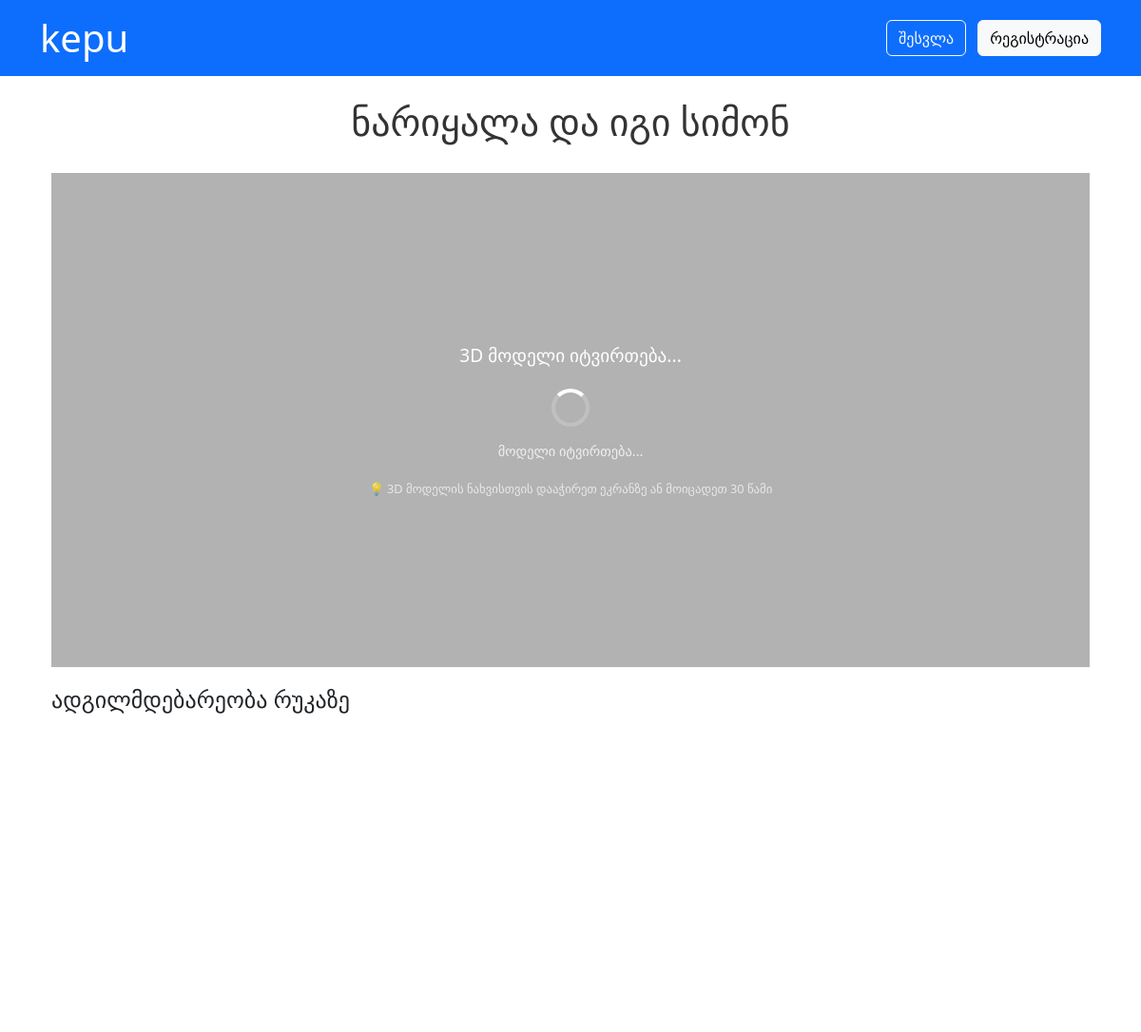
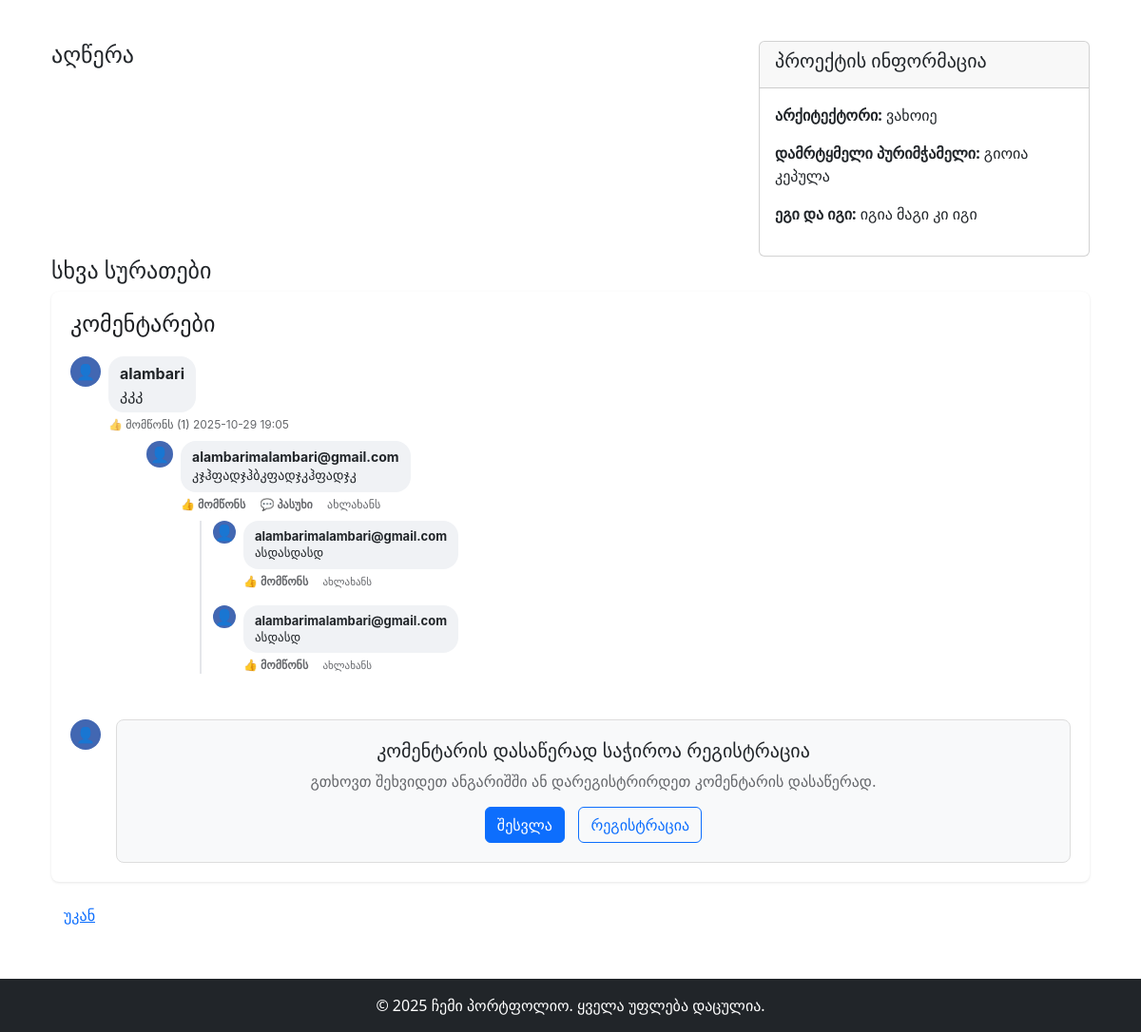
/project/project_2, run on the app's committed database (2 pictures, top to bottom).
### models.py (models this page shows, shortened)
class Comment(db.Model):
    id = db.Column(db.Integer, primary_key=True)
    content = db.Column(db.Text, nullable=False)
    project_id = db.Column(db.String(50), nullable=False)
    user_id = db.Column(db.Integer, db.ForeignKey('user.id'), nullable=False)  # Required for registered users only
    parent_id = db.Column(db.Integer, db.ForeignKey('comment.id'), nullable=True)
    media_url = db.Column(db.String(500), nullable=True)  # Cloudinary URL
    created_at = db.Column(db.DateTime, default=datetime.utcnow)
    replies = db.relationship('Comment', backref=db.backref('parent', remote_side=[id]), lazy=True)
    likes = db.relationship('Like', backref='comment', lazy=True, cascade='all, delete-orphan')
    def get_like_count(self):
        return len(self.likes)

class User(UserMixin, db.Model):
    id = db.Column(db.Integer, primary_key=True)
    name = db.Column(db.String(50), nullable=False)
    email = db.Column(db.String(120), unique=True, nullable=False)
    password_hash = db.Column(db.String(128), nullable=False)
    email_verified = db.Column(db.Boolean, default=False, nullable=False)
    verification_token = db.Column(db.String(100), nullable=True)
    reset_token = db.Column(db.String(100), nullable=True)
    reset_token_expires = db.Column(db.DateTime, nullable=True)
    created_at = db.Column(db.DateTime, default=datetime.utcnow)
    is_active = db.Column(db.Boolean, default=True)
    comments = db.relationship('Comment', backref='author', lazy=True)

### app.py (the view)
@app.route('/project/<project_id>')
def project_detail(project_id):
    projects = load_projects()
    project = next((p for p in projects if p['id'] == project_id), None)
    if not project:
        return 'Project not found', 404
    comments = Comment.query.filter_by(project_id=project_id, parent_id=None).order_by(Comment.created_at.desc()).all()
    description = ''
    desc_path = os.path.join('projects', project['folder'], 'description.txt')
    if os.path.exists(desc_path):
        with open(desc_path, 'r', encoding='utf-8') as f:
            description = clean_description(f.read())
    return render_template('project_detail.html', project=project, comments=comments, description=description)

### app.py (called while the page is built)
def load_projects():
    if os.path.exists(PROJECTS_JSON):
        with open(PROJECTS_JSON, 'r', encoding='utf-8') as f:
            return json.load(f)
    return []

### templates/project_detail.html (shortened to what this page needs)
{% extends 'base.html' %}
{% block head %}
    <link rel="stylesheet" href="https://cdn.jsdelivr.net/npm/glightbox/dist/css/glightbox.min.css">
    <link rel="stylesheet" href="https://unpkg.com/leaflet@1.9.4/dist/leaflet.css" />
{% endblock %}
{% block content %}
<div class="container-fluid">
    <h1 class="project-title">{{ project.title }}</h1>
    <div class="viewer-wrap">
        {% if project.viewer3D %}
            <div id="loadingContainer" class="loading-container">
                {% if project.loading_video %}
                    <video id="loadingVideo" class="loading-video" autoplay muted loop>
                        <source src="{{ project.loading_video }}" type="video/mp4">
                    </video>
                {% endif %}
                <div class="loading-overlay">
                    <div class="loading-text" id="loadingText">3D მოდელი იტვირთება...</div>
                    <div class="loading-spinner"></div>
                    <div style="margin-top: 15px; font-size: 0.9rem; opacity: 0.8;" id="loadingStatus">
                        მოდელი იტვირთება...
                    </div>
                    <div style="margin-top: 20px; font-size: 0.8rem; opacity: 0.7; color: #fff;">
                        💡 3D მოდელის ნახვისთვის დააჭირეთ ეკრანზე ან მოიცადეთ 30 წამი
                    </div>
                </div>
            </div>
        {% endif %}
    </div>
    {% if project.latitude and project.longitude %}
    <h4>ადგილმდებარეობა რუკაზე</h4>
    <div id="map" style="height:350px; margin-bottom:20px;"></div>
    {% endif %}
    <div class="row">
        <div class="col-md-8">
            <h4>აღწერა</h4>
        </div>
        <div class="col-md-4">
            <div class="card">
                <div class="card-header">
                    <h5>პროექტის ინფორმაცია</h5>
                </div>
                <div class="card-body">
                    {% if project.project_info %}
                        {% for key, value in project.project_info.items() %}
                        {% if value %}
                        <p><strong>{{ key }}:</strong> {{ value }}</p>
                        {% endif %}
                        {% endfor %}
                    {% else %}
                        <p class="text-muted">ინფორმაცია არ არის მითითებული</p>
                    {% endif %}
                </div>
            </div>
        </div>
    </div>
    <h4>სხვა სურათები</h4>
    <div class="fb-comments">
        <h4 style="margin-bottom: 20px; color: #1c1e21;">კომენტარები</h4>
        <div id="comments-list">
            {% for comment in comments %}
            <div class="fb-comment" data-comment-id="{{ comment.id if comment.id else loop.index0 }}">
                <div class="fb-comment-avatar">
                </div>
                <div class="fb-comment-body">
                    <div class="fb-comment-content">
                        {% if comment.author %}
                            <strong>{{ comment.author.name }}</strong><br>
                        {% endif %}
                        {% if comment.content %}{{ comment.content }}{% endif %}
                    </div>
                    <div class="fb-comment-actions">
                        {% if current_user.is_authenticated %}
                            <a href="#" class="like-btn" data-comment-id="{{ comment.id }}"
                               data-liked="{{ 'true' if comment.is_liked_by_user(current_user.id) else 'false' }}">
                                {% if comment.is_liked_by_user(current_user.id) %}
                                    ❤️ მომწონს ({{ comment.get_like_count() }})
                                {% else %}
                                    👍 მომწონს{% if comment.get_like_count() > 0 %} ({{ comment.get_like_count() }}){% endif %}
                                {% endif %}
                            </a>
                            <a href="#" class="reply-btn" data-parent="{{ comment.id if comment.id else loop.index0 }}">💬 პასუხი</a>
                        {% else %}
                            <span class="text-muted">👍 მომწონს{% if comment.get_like_count() > 0 %} ({{ comment.get_like_count() }}){% endif %}</span>
                        {% endif %}
                        <span style="color: #65676b;">{{ comment.created_at.strftime('%Y-%m-%d %H:%M') if comment.created_at else 'ახლახანს' }}</span>
                    </div>
                    {% if comment.replies %}
                    <div class="fb-replies">
                        {% for reply in comment.replies %}
                        <div class="fb-comment">
                            <div class="fb-comment-avatar" style="width: 28px; height: 28px;">
                                👤
                            </div>
                            <div class="fb-comment-body">
                                <div class="fb-comment-content" style="font-size: 14px;">
                                    {% if reply.author %}
                                        <strong>{{ reply.author.email }}</strong><br>
                                    {% endif %}
                                    {% if reply.content %}{{ reply.content }}{% endif %}
                                </div>
                                <div class="fb-comment-actions">
                                    <a href="#" class="like-btn">👍 მომწონს</a>
                                    <a href="#" class="reply-btn" data-parent="{{ reply.id if reply.id else loop.index0 }}">💬 პასუხი</a>
                                    <span style="color: #65676b;">{{ reply.date if reply.date else 'ახლახანს' }}</span>
                                </div>
                                {% if reply.replies %}
                                <div class="fb-replies" style="margin-left: 20px; border-left: 2px solid #e4e6ea; padding-left: 12px;">
                                    {% for nested_reply in reply.replies %}
                                    <div class="fb-comment">
                                        <div class="fb-comment-avatar" style="width: 24px; height: 24px;">
                                            👤
                                        </div>
                                        <div class="fb-comment-body">
                                            <div class="fb-comment-content" style="font-size: 13px;">
                                                {% if nested_reply.author %}
                                                    <strong>{{ nested_reply.author.email }}</strong><br>
                                                {% endif %}
                                                {% if nested_reply.content %}{{ nested_reply.content }}{% endif %}
                                            </div>
                                            <div class="fb-comment-actions">
                                                <a href="#" class="like-btn" style="font-size: 12px;">👍 მომწონს</a>
                                                <span style="color: #65676b; font-size: 11px;">{{ nested_reply.date if nested_reply.date else 'ახლახანს' }}</span>
                                            </div>
                                        </div>
                                    </div>
                                    {% endfor %}
                                </div>
                                {% endif %}
                            </div>
                        </div>
                        {% endfor %}
                    </div>
                    {% endif %}
                </div>
            </div>
            {% endfor %}
        </div>
        <div class="fb-compose">
            <div class="fb-comment-avatar">
            </div>
            <div class="fb-compose-container">
                {% if current_user.is_authenticated %}
                <form method="post" action="/add_comment/{{ project.id }}" enctype="multipart/form-data" id="comment-form">
                    <div class="fb-user-info" style="margin-bottom: 10px; font-size: 14px; color: #65676b;">
                        <strong>{{ current_user.name }}</strong> - როგორც შესული მომხმარებელი
                    </div>
                    <textarea name="comment" class="fb-compose-input main-comment-textarea" id="main-comment-textarea" placeholder="დაწერეთ კომენტარი..." rows="1"></textarea>
                    <div class="fb-compose-actions">
                        <svg class="fb-icon" id="photo-icon" viewBox="0 0 24 24" fill="currentColor">
                            <path d="M21 19V5c0-1.1-.9-2-2-2H5c-1.1 0-2 .9-2 2v14c0 1.1.9 2 2 2h14c1.1 0 2-.9 2-2zM8.5 13.5l2.5 3.01L14.5 12l4.5 6H5l3.5-4.5z"/>
                        </svg>
                        <span class="fb-emoji" onclick="addEmoji('😊')">😊</span>
                        <span class="fb-emoji" onclick="addEmoji('❤️')">❤️</span>
                        <span class="fb-emoji" onclick="addEmoji('👍')">👍</span>
                    </div>
                    <input type="file" name="media" id="media-input" accept="image/*,video/*" style="display: none;">
                    <input type="hidden" name="parent_id" value="">
                    <button type="submit" style="display: none;" id="hidden-submit">Submit</button>
                    <div class="mt-1">
                        <button type="submit" class="btn btn-primary btn-sm" style="border-radius: 20px; padding: 4px 16px; font-size: 13px;">გამოქვეყნება</button>
                    </div>
                </form>
                {% else %}
                <div style="text-align: center; padding: 20px; border: 1px solid #ddd; border-radius: 8px; background-color: #f8f9fa;">
                    <h5>კომენტარის დასაწერად საჭიროა რეგისტრაცია</h5>
                    <p style="margin-bottom: 15px; color: #65676b;">გთხოვთ შეხვიდეთ ანგარიშში ან დარეგისტრირდეთ კომენტარის დასაწერად.</p>
                    <a href="{{ url_for('login') }}" class="btn btn-primary" style="margin-right: 10px;">შესვლა</a>
                    <a href="{{ url_for('register') }}" class="btn btn-outline-primary">რეგისტრაცია</a>
                </div>
                {% endif %}
            </div>
        </div>
    </div>
    <a href="/" class="btn btn-link mt-3">უკან</a>
</div>
{% endblock %}

### static/style.css (style rules this page uses)
.fb-comments { font-family: -apple-system, BlinkMacSystemFont, 'Segoe UI', Roboto, sans-serif; }

### templates/project_detail.html (style rules this page uses)
.viewer-wrap { margin-bottom:20px; }
.loading-container { position: relative; width: 100%; background: transparent; border-radius: 0; padding: 0; margin-bottom: 20px; text-align: center; cursor: pointer; transition: all 0.3s ease; display: flex; align-items: center; justify-content: center; overflow: hidden; }
@media (min-width: 768px) { .loading-container { height: 60vh; min-height: 400px; max-height: 600px; } }
@media (min-width: 1200px) { .loading-container { height: 65vh; max-height: 700px; } }
.loading-video { width: 100%; height: 100%; object-fit: cover; }
.loading-overlay { position: absolute; top: 0; left: 0; width: 100%; height: 100%; background: rgba(0,0,0,0.3); display: flex; flex-direction: column; align-items: center; justify-content: center; color: white; z-index: 2; }
.loading-text { font-size: 1.2rem; margin-bottom: 20px; text-align: center; cursor: pointer; transition: all 0.3s ease; }
.loading-spinner { border: 4px solid #ffffff30; border-top: 4px solid #ffffff; border-radius: 50%; width: 40px; height: 40px; animation: spin 1s linear infinite; }
.project-title { text-align: center; margin-bottom: 30px; font-weight: 300; color: #333; font-size: 2.5rem; }
.fb-comments { background: #fff; border-radius: 8px; padding: 20px; box-shadow: 0 1px 3px rgba(0,0,0,0.1); max-width: 100%; width: 100%; }
.fb-comment { display: flex; margin-bottom: 16px; }
.fb-comment-avatar { width: 32px; height: 32px; border-radius: 50%; background: #4267B2; display: flex; align-items: center; justify-content: center; color: white; font-weight: bold; margin-right: 8px; flex-shrink: 0; }
.fb-comment-body { flex: 1; }
.fb-comment-content { background: #f0f2f5; border-radius: 16px; padding: 8px 12px; display: inline-block; max-width: calc(100% - 50px); word-wrap: break-word; line-height: 1.34; }
.fb-comment-actions { font-size: 12px; margin-top: 4px; }
.fb-comment-actions a { color: #65676b; text-decoration: none; margin-right: 12px; font-weight: 600; }
.fb-replies { margin-left: 40px; margin-top: 8px; }
.fb-compose { display: flex; align-items: flex-start; margin-top: 16px; }
.fb-compose-container { position: relative; flex: 1; margin-left: 8px; width: 100%; }

### data on the page
Comment: author.name "alambari", content "კკკ", get_like_count "1", created_at "2025-10-29 19:05"
Comment: author.email "alambarimalambari@gmail.com", content "კჯჰფადჯჰბკფადჯკჰფადჯკ", date "ახლახანს"
Comment: author.email "alambarimalambari@gmail.com", content "ასდასდასდ", date "ახლახანს"
Comment: author.email "alambarimalambari@gmail.com", content "ასდასდ", date "ახლახანს"

### other printed values
{{ project.title }} "ნარიყალა და იგი სიმონ"
{{ key }} "არქიტექტორი" "დამრტყმელი პურიმჭამელი" "ეგი და იგი"
{{ value }} "ვახოიე" "გიოია კეპულა" "იგია მაგი კი იგი"
{{ 2025 }} "2025"
